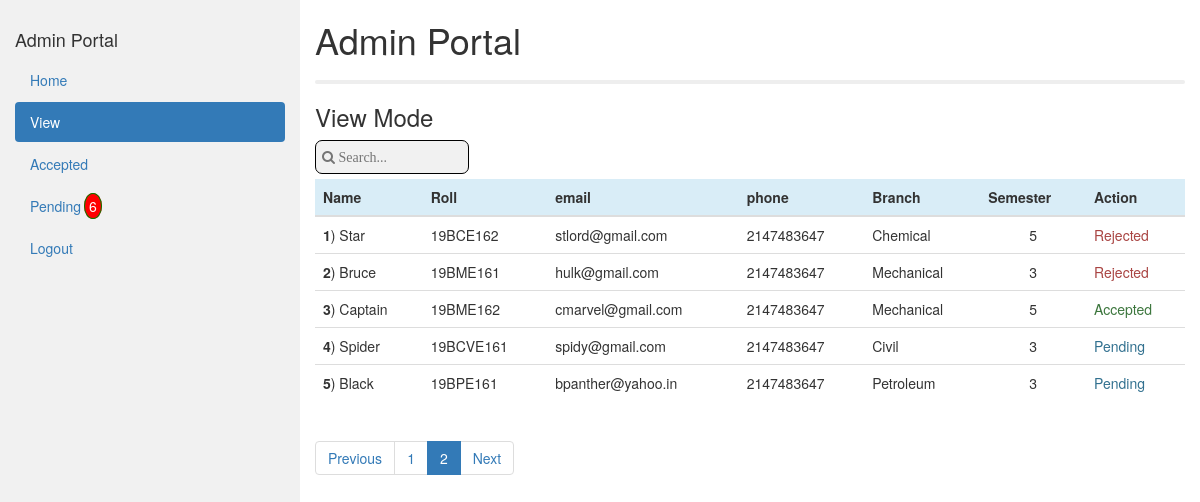
The app's page /View/view.php?page=2 (signed in) with its own data.
### tables this page shows
CREATE TABLE `user_master` (
  `user_id` int(11) NOT NULL,
  `roll` varchar(10) NOT NULL,
  `name` varchar(20) NOT NULL,
  `lname` varchar(20) NOT NULL,
  `user_password` varchar(10) NOT NULL,
  `email` varchar(40) NOT NULL,
  `phone` int(11) NOT NULL,
  `Branch_id` int(2) NOT NULL,
  `Sem_id` int(1) NOT NULL,
  `Type` enum('0','1','2','3') NOT NULL COMMENT '''0''= Admin  \r\n''1'' = Participant \r\n''2'' = Pending\r\n''3'' = Rejected',
  `Image` varchar(50) NOT NULL
);

CREATE TABLE `branch` (
  `branch_id` int(11) NOT NULL,
  `branch_name` varchar(20) NOT NULL
);

CREATE TABLE `semester` (
  `semester_id` int(1) NOT NULL,
  `semester_name` varchar(1) NOT NULL
);

### Model/participant_Model.php (called while the page is built, shortened)
<?php
	function GetParticipantByCondition($where){
		global $pdo;
		$sql = "SELECT user_master.Type,user_master.user_id,user_master.name,user_master.roll,user_master.email,user_master.phone,branch.branch_name,semester.semester_name FROM user_master INNER JOIN semester JOIN branch ON user_master.Branch_id = branch.branch_id AND user_master.Sem_id = semester.semester_id WHERE ".$where;
		$stmt = $pdo->query($sql);
		return $stmt;
	}
?>

### View/view.php (the view, shortened to what this page needs)
<?php if(!isset($_SESSION['username'])){
	header('Location: '.LOGIN.'?Access Forbidden');
}
else{
 ?>
<body>
<div class="col-md-9">
      <h1>Admin Portal</h1>
	  <hr>
	<h3>View Mode</h3>
	<div class="mb-5">
		<input  style="font-family: FontAwesome;border:1px solid black;background-color:#f1f1f1;color:black;" type="text" placeholder='&#xf002; Search...' id="se" onkeyup="fd()">
	</div>
<?php
	$where = "user_master.Type = '1' OR user_master.Type='2' OR user_master.Type='3'";
	$stmt = GetParticipantByCondition($where);
	$totalStudent = $stmt->rowCount();
	echo "<table class='table table-hover'>";
		echo "<thead>";
			echo "<tr class='bg-info '>";
				echo "<th>Name</th>";
				echo "<th>Roll</th>";
				echo "<th class='hidden-xs'>email</th>";
				echo "<th class='hide1'>phone</th>";
				echo "<th>Branch</th>";
				echo "<th>Semester</th>";
				echo "<th>Action</th>";
			echo "</tr>";
		echo "</thead>";
				$k=0;
						$page = ceil($totalStudent/5);
						$u=0;
						$prev=2;
						$nex =$page-1;
						if(isset($_GET['page'])){
							$u = 5*($_GET['page']-1);
							if($_GET['page']!=1){
								$prev=$_GET['page'];
							}
						}
						$row = $stmt->fetchALL();
					for($i=$u;$i<count($row);$i++){
						$u++;
					echo "<tr>";
						echo "<td>"."<span class='bold'>".++$k."</span>) ".$row[$i]['name']."</td>";
						echo "<td class='search'>".$row[$i]['roll']."</td>";
						echo "<td class='hidden-xs'>".$row[$i]['email']."</td>";
						echo "<td class='hide1'>".$row[$i]['phone']."</td>";
						echo "<td>".$row[$i]['branch_name']."</td>";
						echo "<td class='text-center'>".$row[$i]['semester_name']."</td>";
						if($row[$i]['Type']==1){
							echo '<td class="text-success">Accepted</td>';
						}
						else if($row[$i]['Type']==2){
							echo '<td class="text-info">Pending</td>';
						}
						else{
							echo '<td class="text-danger">Rejected</td>';
						}
					echo "</tr>";
			}
			echo "</table>";
			echo '<nav aria-label="...">
					  <ul id="pagin" class="pagination justify-content-center">
						<li class="page-item ">
						  <a class="page-link" href="view.php?page='.($prev-1).'" tabindex="-1">Previous</a>
						</li>';
						$class="";
						for($i=0;$i<$page;$i++){
							if(isset($_GET['page'])){
								if($_GET['page'] == $i+1){
									$class="active";
								}
							}
							else{
								if($i==0)
								$class="active";
							}
							echo '<li class="page-item '.$class.'"><a class="page-link" href="view.php?page='.($i+1).'">'.($i+1).'</a></li>';
							$class="";
						}
						echo '<li class="page-item">
						  <a class="page-link" href="view.php?page='.($nex+1).'">Next</a>
						</li>
					  </ul>
					</nav>';
?>
</div>
</body>
</html>
<?php }
?>

### records on screen
user_master: name "Star", roll "19BCE162", email "stlord@gmail.com", phone "2147483647", Branch.branch_name "Chemical", Sem.semester_name "5", Type "Rejected"
user_master: name "Bruce", roll "19BME161", email "hulk@gmail.com", phone "2147483647", Branch.branch_name "Mechanical", Sem.semester_name "3", Type "Rejected"
user_master: name "Captain", roll "19BME162", email "cmarvel@gmail.com", phone "2147483647", Branch.branch_name "Mechanical", Sem.semester_name "5", Type "Accepted"
user_master: name "Spider", roll "19BCVE161", email "spidy@gmail.com", phone "2147483647", Branch.branch_name "Civil", Sem.semester_name "3", Type "Pending"
user_master: name "Black", roll "19BPE161", email "bpanther@yahoo.in", phone "2147483647", Branch.branch_name "Petroleum", Sem.semester_name "3", Type "Pending"

### other values on screen
$stmt9->rowCount() "6"
